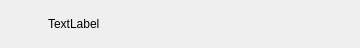
<?xml version="1.0" encoding="UTF-8"?>
<ui version="4.0">
 <class>GuildUserListItem</class>
 <widget class="QWidget" name="GuildUserListItem">
  <property name="geometry">
   <rect>
    <x>0</x>
    <y>0</y>
    <width>360</width>
    <height>48</height>
   </rect>
  </property>
  <property name="minimumSize">
   <size>
    <width>360</width>
    <height>48</height>
   </size>
  </property>
  <property name="maximumSize">
   <size>
    <width>360</width>
    <height>48</height>
   </size>
  </property>
  <property name="windowTitle">
   <string>Form</string>
  </property>
  <layout class="QHBoxLayout" name="horizontalLayout">
   <property name="spacing">
    <number>0</number>
   </property>
   <property name="leftMargin">
    <number>0</number>
   </property>
   <property name="topMargin">
    <number>0</number>
   </property>
   <property name="rightMargin">
    <number>0</number>
   </property>
   <property name="bottomMargin">
    <number>0</number>
   </property>
   <item>
    <spacer name="horizontalSpacer">
     <property name="orientation">
      <enum>Qt::Horizontal</enum>
     </property>
     <property name="sizeType">
      <enum>QSizePolicy::Fixed</enum>
     </property>
     <property name="sizeHint" stdset="0">
      <size>
       <width>48</width>
       <height>20</height>
      </size>
     </property>
    </spacer>
   </item>
   <item>
    <widget class="QLabel" name="guildUserName_label">
     <property name="text">
      <string>TextLabel</string>
     </property>
    </widget>
   </item>
   <item>
    <spacer name="horizontalSpacer_2">
     <property name="orientation">
      <enum>Qt::Horizontal</enum>
     </property>
     <property name="sizeHint" stdset="0">
      <size>
       <width>40</width>
       <height>20</height>
      </size>
     </property>
    </spacer>
   </item>
  </layout>
 </widget>
 <resources/>
 <connections/>
</ui>
